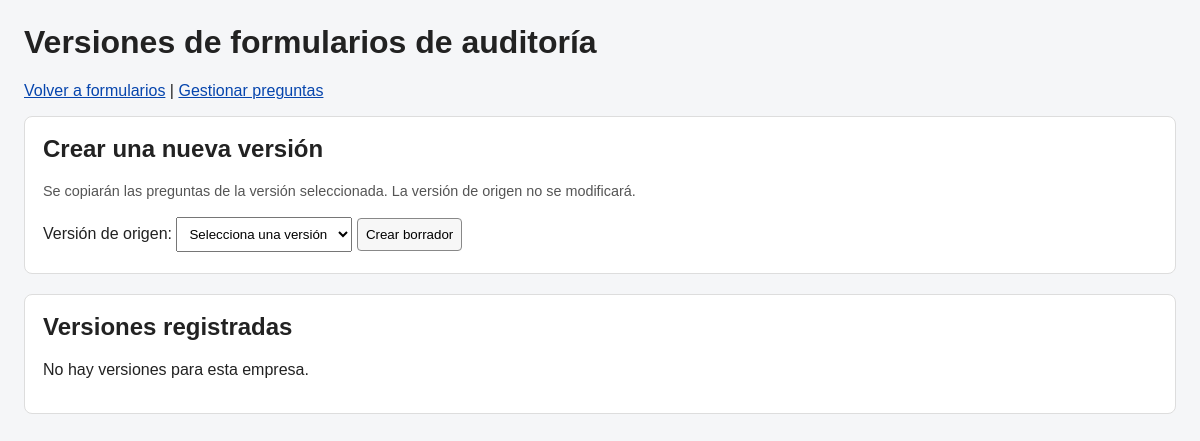
The page /audit_form_versions.php (signed in) on the database as committed earlier.
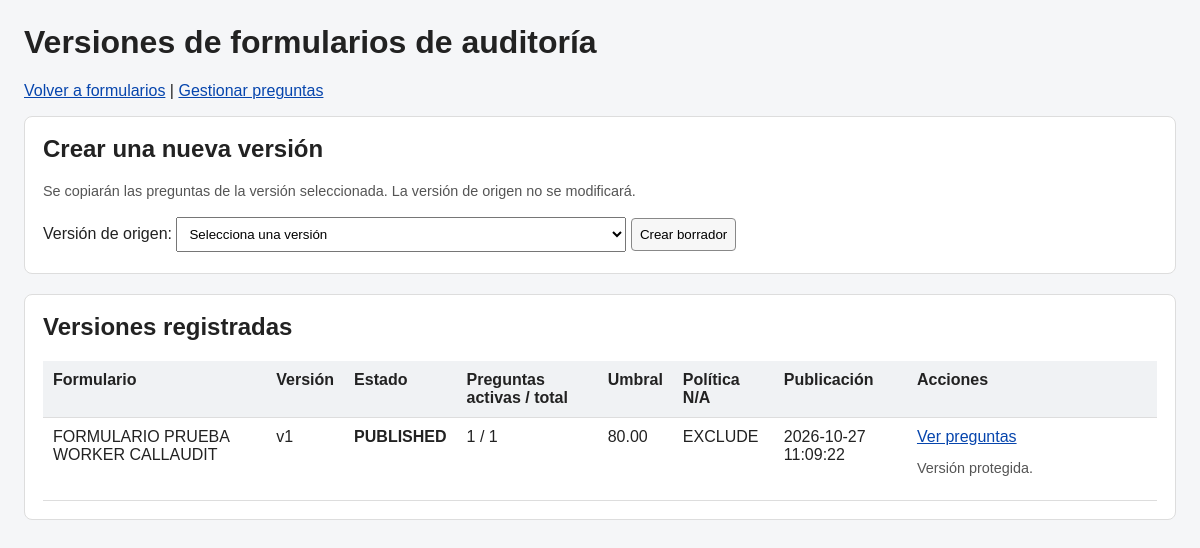
The same page on the database as committed later.
### tables this page shows
CREATE TABLE `audit_form_versions` (
  `id` bigint(20) UNSIGNED NOT NULL,
  `tenant_id` bigint(20) UNSIGNED NOT NULL,
  `form_id` bigint(20) UNSIGNED NOT NULL,
  `version_number` int(10) UNSIGNED NOT NULL,
  `status` enum('DRAFT','PUBLISHED','RETIRED') NOT NULL DEFAULT 'DRAFT',
  `passing_score` decimal(7,2) DEFAULT NULL,
  `na_policy` enum('EXCLUDE','ZERO','FULL') NOT NULL DEFAULT 'EXCLUDE',
  `published_by` bigint(20) UNSIGNED DEFAULT NULL,
  `published_at` datetime DEFAULT NULL,
  `created_by` bigint(20) UNSIGNED DEFAULT NULL,
  `created_at` timestamp NOT NULL DEFAULT current_timestamp()
);

CREATE TABLE `audit_forms` (
  `id` bigint(20) UNSIGNED NOT NULL,
  `tenant_id` bigint(20) UNSIGNED NOT NULL,
  `name` varchar(150) NOT NULL,
  `description` text DEFAULT NULL,
  `status` enum('ACTIVE','INACTIVE','ARCHIVED') NOT NULL DEFAULT 'ACTIVE',
  `created_by` bigint(20) UNSIGNED DEFAULT NULL,
  `created_at` timestamp NOT NULL DEFAULT current_timestamp(),
  `updated_at` timestamp NOT NULL DEFAULT current_timestamp() ON UPDATE current_timestamp()
);

### config/database.php (called while the page is built)
<?php
class Database
{
    private string $host = '127.0.0.1';
    private string $database = 'callaudit';
    private string $username = 'root';
    private string $password = '';
    public function connect(): ?PDO
    {
        try {
            $dsn = "mysql:host={$this->host};dbname={$this->database};charset=utf8mb4";
            $pdo = new PDO($dsn, $this->username, $this->password);
            $pdo->setAttribute(PDO::ATTR_ERRMODE, PDO::ERRMODE_EXCEPTION);
            $pdo->setAttribute(PDO::ATTR_DEFAULT_FETCH_MODE, PDO::FETCH_ASSOC);
            $pdo->setAttribute(PDO::ATTR_EMULATE_PREPARES, false);
            return $pdo;
        } catch (PDOException $e) {
            return null;
        }
    }
}

### services/AuthMiddleware.php (called while the page is built, shortened)
<?php
require_once __DIR__ . '/SessionService.php';
require_once __DIR__ . '/Authorization.php';
class AuthMiddleware
{
    private SessionService $session;
    private Authorization $authorization;
    public function __construct()
    {
        $this->session = new SessionService();
        $this->authorization = new Authorization();
    }
    public function requierePermiso(string $permissionSlug): void
    {
        $usuario = $this->session->obtenerUsuario();
        $tienePermiso = $this->authorization->tienePermiso(
            (int) $usuario['id'],
            $permissionSlug
        );
    }
    public function usuario(): ?array
    {
        return $this->session->obtenerUsuario();
    }
}

### services/SessionService.php (called while the page is built, shortened)
<?php
class SessionService
{
    public function estaAutenticado(): bool
    {
        return isset($_SESSION['authenticated'])
            && $_SESSION['authenticated'] === true
            && isset($_SESSION['user_id']);
    }
    public function obtenerUsuario(): ?array
    {
        return [
            'id' => (int) $_SESSION['user_id'],
            'tenant_id' => $_SESSION['tenant_id'] ?? null,
            'name' => $_SESSION['name'] ?? '',
            'email' => $_SESSION['email'] ?? '',
            'status' => $_SESSION['status'] ?? '',
            'scope' => $_SESSION['scope'] ?? 'TENANT'
        ];
    }
}

### services/CampaignTenantContext.php (called while the page is built, shortened)
<?php
require_once __DIR__ . '/../models/Tenant.php';
class CampaignTenantContext
{
    private Tenant $tenant;
    public function __construct()
    {
        $this->tenant = new Tenant();
    }
    public function resolver(array $usuario): int
    {
        $userId = isset($usuario['id']) ? (int) $usuario['id'] : 0;
        if ($usuario['tenant_id'] !== null) {
            $tenantId = (int) $usuario['tenant_id'];
            $empresa = $this->tenant->obtenerPorId($tenantId);
            return $tenantId;
        }
        $seleccion = $_SESSION['campaign_tenant_id'] ?? null;
        $tenantId = (int) $seleccion;
        return $tenantId;
    }
}

### models/Tenant.php (called while the page is built, shortened)
<?php
require_once __DIR__ . '/../config/database.php';
class Tenant
{
    private ?PDO $db;
    public function __construct()
    {
        $database = new Database();
        $this->db = $database->connect();
    }
    public function obtenerPorId(int $id): ?array
    {
    $sql = "SELECT
                id,
                name,
                slug,
                status
            FROM tenants
            WHERE id = :id
            LIMIT 1";
    $stmt = $this->db->prepare($sql);
    $stmt->execute([
        ':id' => $id
    ]);
    $tenant = $stmt->fetch();
    return $tenant;
    }
}

### controllers/AuditFormVersionController.php (called while the page is built, shortened)
<?php
require_once __DIR__ . '/../models/AuditFormVersion.php';
require_once __DIR__ . '/../services/AuthMiddleware.php';
class AuditFormVersionController
{
    private AuditFormVersion $model;
    private AuthMiddleware $auth;
    public function __construct()
    {
        $this->model = new AuditFormVersion();
        $this->auth = new AuthMiddleware();
    }
    private function validarAcceso(
        int $tenantId,
        string $permiso
    ): array {
        $this->auth->requierePermiso($permiso);
        $usuario = $this->auth->usuario();
        if ($usuario['tenant_id'] !== null) {
            return $usuario;
        }
        return $usuario;
    }
    public function listar(int $tenantId): array
    {
        $this->validarAcceso($tenantId, 'audits.view');
        return $this->model->listar($tenantId);
    }
}

### services/Authorization.php (called while the page is built, shortened)
<?php
require_once __DIR__ . '/../config/database.php';
class Authorization
{
    private ?PDO $db;
    public function __construct()
    {
        $database = new Database();
        $this->db = $database->connect();
    }
    public function tienePermiso(
        int $userId,
        string $permissionSlug
    ): bool {
        $sqlUser = "SELECT
                        id,
                        tenant_id,
                        status
                    FROM users
                    WHERE id = :user_id
                    LIMIT 1";
        $stmtUser = $this->db->prepare($sqlUser);
        $stmtUser->execute([
            ':user_id' => $userId
        ]);
        $user = $stmtUser->fetch();
        $sqlDeny = "SELECT up.user_id
                    FROM user_permissions up
                    INNER JOIN permissions p
                        ON p.id = up.permission_id
                    WHERE up.user_id = :user_id
                    AND p.slug = :permission_slug
                    AND p.status = 'ACTIVE'
                    AND up.effect = 'DENY'
                    LIMIT 1";
        $stmtDeny = $this->db->prepare($sqlDeny);
        $stmtDeny->execute([
            ':user_id' => $userId,
            ':permission_slug' => $permissionSlug
        ]);
        $sqlGrant = "SELECT up.user_id
                     FROM user_permissions up
                     INNER JOIN permissions p
                         ON p.id = up.permission_id
                     WHERE up.user_id = :user_id
                     AND p.slug = :permission_slug
                     AND p.status = 'ACTIVE'
                     AND up.effect = 'GRANT'
                     LIMIT 1";
        $stmtGrant = $this->db->prepare($sqlGrant);
        $stmtGrant->execute([
            ':user_id' => $userId,
            ':permission_slug' => $permissionSlug
        ]);
        if ($user['tenant_id'] === null) {
            $sqlRoleScope = "r.tenant_id IS NULL";
            $roleParams = [
                ':user_id' => $userId,
                ':permission_slug' => $permissionSlug
            ];
        } else {
            $sqlRoleScope = "r.tenant_id = :tenant_id";
            $roleParams = [
                ':user_id' => $userId,
                ':permission_slug' => $permissionSlug,
                ':tenant_id' => (int) $user['tenant_id']
            ];
        }
        $sqlRole = "SELECT rp.role_id
                    FROM user_roles ur
                    INNER JOIN roles r
                        ON r.id = ur.role_id
                    INNER JOIN role_permissions rp
                        ON rp.role_id = r.id
                    INNER JOIN permissions p
                        ON p.id = rp.permission_id
                    WHERE ur.user_id = :user_id
                    AND r.status = 'ACTIVE'
                    AND p.status = 'ACTIVE'
                    AND p.slug = :permission_slug
                    AND {$sqlRoleScope}
                    LIMIT 1";
        $stmtRole = $this->db->prepare($sqlRole);
        $stmtRole->execute($roleParams);
        if ($stmtRole->fetch() !== false) {
            return true;
        }
        return false;
    }
}

### models/AuditFormVersion.php (called while the page is built, shortened)
<?php
require_once __DIR__ . '/../config/database.php';
class AuditFormVersion
{
    public function __construct()
    {
        $database = new Database();
        $this->db = $database->connect();
    }
}

### audit_form_versions.php (the view, shortened to what the changed rows need)
<?php
require_once __DIR__ . '/services/AuthMiddleware.php';
require_once __DIR__ . '/services/CampaignTenantContext.php';
require_once __DIR__ . '/services/Authorization.php';
require_once __DIR__ . '/controllers/AuditFormVersionController.php';
$auth = new AuthMiddleware();
$auth->proteger();
$usuario = $auth->usuario();
$contexto = new CampaignTenantContext();
$tenantId = $contexto->resolver($usuario);
$csrf = new CsrfService();
$csrfToken = $csrf->token();
$controller = new AuditFormVersionController();
$authorization = new Authorization();
$usuarioId = (int) $usuario['id'];
$puedeCrear = $authorization->tienePermiso(
    $usuarioId,
    'audits.create'
);
$puedeEditar = $authorization->tienePermiso(
    $usuarioId,
    'audits.edit'
);
function auditVersionEscape(mixed $valor): string
{
    return htmlspecialchars(
        (string) ($valor ?? ''),
        ENT_QUOTES | ENT_SUBSTITUTE,
        'UTF-8'
    );
}
$versiones = $controller->listar($tenantId);
?>
<!DOCTYPE html>
<html lang="es">
<head>
</head>
<body>
    <h1>Versiones de formularios de auditoría</h1>
    <section class="panel">
        <h2>Crear una nueva versión</h2>
    </section>
    <section class="panel">
        <h2>Versiones registradas</h2>
        <?php if (empty($versiones)): ?>
            <p>No hay versiones para esta empresa.</p>
        <?php else: ?>
            <div class="tabla-contenedor">
                <table>
                    <thead>
                        <tr>
                            <th>Formulario</th>
                            <th>Versión</th>
                            <th>Estado</th>
                            <th>Preguntas activas / total</th>
                            <th>Umbral</th>
                            <th>Política N/A</th>
                            <th>Publicación</th>
                            <th>Acciones</th>
                        </tr>
                    </thead>
                    <tbody>
                    <?php foreach ($versiones as $v): ?>
                        <tr>
                            <td>
                                <?= auditVersionEscape($v['form_name']) ?>
                            </td>
                            <td>
                                v<?= (int) $v['version_number'] ?>
                            </td>
                            <td class="estado">
                                <?= auditVersionEscape($v['status']) ?>
                            </td>
                            <td>
                                <?= (int) $v['active_questions'] ?>
                                /
                                <?= (int) $v['total_questions'] ?>
                            </td>
                            <td>
                                <?= $v['passing_score'] === null
                                    ? 'No definido'
                                    : auditVersionEscape($v['passing_score']) ?>
                            </td>
                            <td>
                                <?= auditVersionEscape($v['na_policy']) ?>
                            </td>
                            <td>
                                <?= auditVersionEscape($v['published_at'] ?? '—') ?>
                            </td>
                            <td class="acciones">
                                <a href="audit_form_questions.php?version_id=<?= (int) $v['id'] ?>">
                                    Ver preguntas
                                </a>
                                <?php if ($v['status'] === 'DRAFT' && $puedeEditar): ?>
                                    <hr>
                                    <form method="post"
                                          action="audit_form_versions.php">
                                        <input type="hidden" name="csrf_token"
                                            value="<?= auditVersionEscape($csrfToken) ?>">
                                        <input type="hidden" name="accion"
                                            value="publicar">
                                        <input type="hidden" name="version_id"
                                            value="<?= (int) $v['id'] ?>">
                                        <label>
                                            Puntaje mínimo de aprobación
                                            (opcional, 0 a 100):
                                        </label>
                                        <input type="number"
                                            name="passing_score"
                                            min="0" max="100" step="0.01"
                                            placeholder="Sin umbral">
                                        <label>Tratamiento de N/A:</label>
                                        <select name="na_policy" required>
                                            <option value="EXCLUDE">
                                                Excluir del cálculo
                                            </option>
                                            <option value="ZERO">
                                                Contar como cero
                                            </option>
                                            <option value="FULL">
                                                Contar como puntaje completo
                                            </option>
                                        </select>
                                        <button type="submit"
                                            onclick="return confirm(
                                                '¿Publicar esta versión? Después no podrás modificarla.'
                                            );">
                                            Publicar versión
                                        </button>
                                    </form>
                                <?php elseif ($v['status'] === 'DRAFT'): ?>
                                    <p class="ayuda">
                                        No tienes permiso para publicar.
                                    </p>
                                <?php else: ?>
                                    <p class="ayuda">
                                        Versión protegida.
                                    </p>
                                <?php endif; ?>
                            </td>
                        </tr>
                    <?php endforeach; ?>
                    </tbody>
                </table>
            </div>
        <?php endif; ?>
    </section>
</body>
</html>

Rows that differ between the two databases and show on the page:
added audit_form_versions: form.name "FORMULARIO PRUEBA WORKER CALLAUDIT", version_number "1", status "PUBLISHED", active_questions "1", total_questions "1", passing_score "80.00", na_policy "EXCLUDE", published_at "2026-10-27 11:09:22", shows "Versión protegida."
Other text that changed with them:
text no longer shown: "No hay versiones para esta empresa."
text now shown: "Formulario Versión Estado Preguntas activas / total Umbral Política N/A Publicación Acciones"
